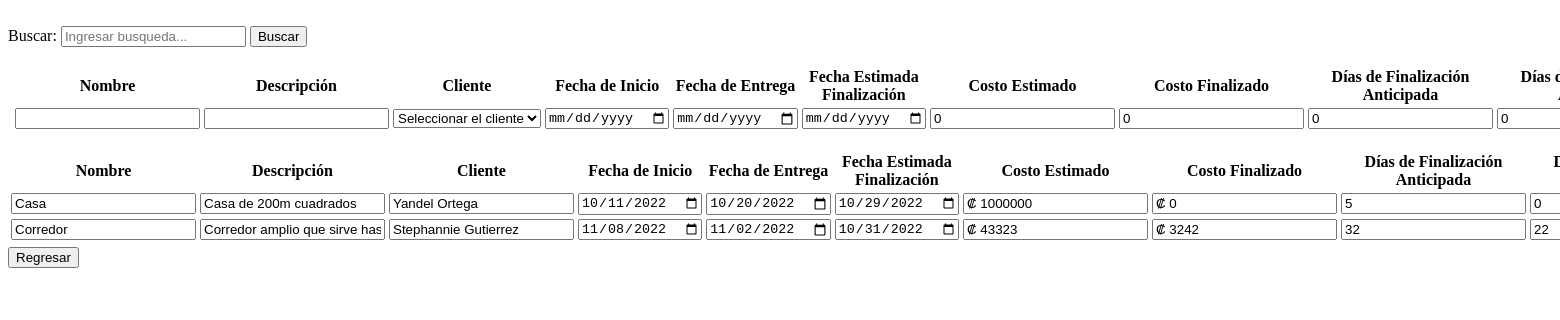
Page /view/ObrasView.php on the earlier database version.
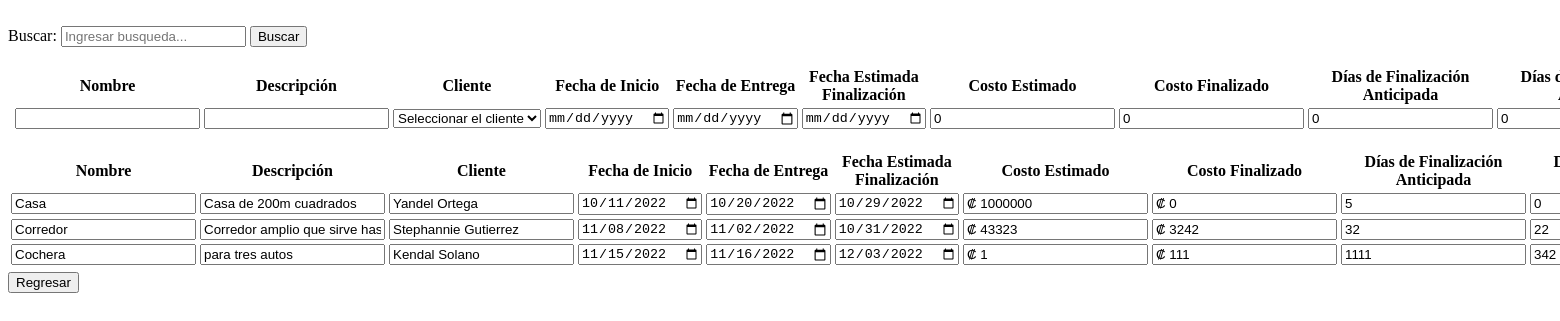
Same page on the later database version.
### tables this page shows
CREATE TABLE `tbobra` (
  `tbobraid` int(11) NOT NULL,
  `tbobranombre` varchar(100) NOT NULL,
  `tbobradescripcion` text NOT NULL,
  `tbclienteid` int(11) NOT NULL,
  `tbobrafechainicio` date NOT NULL,
  `tbobrafechaentrega` date NOT NULL,
  `tbobrafechaestimadofinalizacion` date NOT NULL,
  `tbobracostoestimado` int(11) NOT NULL,
  `tbobracostofinalizado` int(11) NOT NULL,
  `tbobradiasfinalizacionanticipada` int(11) NOT NULL,
  `tbobradiasfinalizacionatrasado` int(11) NOT NULL,
  `tbobraganancia` int(11) NOT NULL,
  `tbobraperdida` int(11) NOT NULL,
  `tbobradiasestimadoobra` int(11) NOT NULL
);

CREATE TABLE `tbcliente` (
  `tbclienteid` int(11) NOT NULL,
  `tbclientecedula` varchar(12) NOT NULL,
  `tbclientenombre` text NOT NULL,
  `tbclienteapellidos` text NOT NULL,
  `tbclientetelefono` varchar(8) NOT NULL,
  `tbclientecorreo` text NOT NULL
);

### data/ObrasData.php (called while the page is built, shortened)
<?php
include '../domain/Obra.php';
class ObrasData extends Data {
    public function getAllObra() {
        $conn = mysqli_connect($this->server, $this->user, $this->password, $this->db);
        $conn->set_charset('utf8');
        $querySelect = "SELECT * FROM tbobra;";
        $result = mysqli_query($conn, $querySelect);
        $Obras = [];
        while ($row = mysqli_fetch_array($result)) {
            $currentObra = new Obra($row['tbobraid'], $row['tbobranombre'], $row['tbobradescripcion'],
            $row['tbclienteid'], $row['tbobrafechainicio'], $row['tbobrafechaentrega'], $row['tbobrafechaestimadofinalizacion'], $row['tbobracostoestimado']
            , $row['tbobracostofinalizado'], $row['tbobradiasfinalizacionanticipada'], $row['tbobradiasfinalizacionatrasado'], $row['tbobraganancia'], $row['tbobraperdida']
            , $row['tbobradiasestimadoobra']);
            array_push($Obras, $currentObra);
        }
        return $Obras;
    }
}

### business/ObrasBusiness.php (called while the page is built, shortened)
<?php
include '../data/ObrasData.php';
class ObrasBusiness {
    private $ObrasData;
    public function ObrasBusiness() {
        $this->ObrasData = new ObrasData();
    }
    public function getAllObra() {
        return $this->ObrasData->getAllObra();
    }
}

### domain/Obra.php (called while the page is built, shortened)
<?php
class Obra
{
    private $obraNombre;
    private $obraDescripcion;
    private $obraFechaInicio;
    private $obraFechaEntrega;
    private $obraFechaEstimadaFinalizacion;
    private $obraCostoEstimado;
    private $obraCostoFinalizado;
    private $obraDiasFinalizacionAnticipada;
    private $obraDiasFinalizacionAtrasado;
    function Obra($obraId, $obraNombre, $obraDescripcion, $clienteId, $obraFechaInicio, $obraFechaEntrega, $obraFechaEstimadaFinalizacion, $obraCostoEstimado, $obraCostoFinalizado,
    $obraDiasFinalizacionAnticipada, $obraDiasFinalizacionAtrasado, $obraGanancia, $obraPerdida, $obraDiasEstimadoObra)
    {
        $this->obraNombre = $obraNombre;
        $this->obraDescripcion = $obraDescripcion;
        $this->obraFechaInicio = $obraFechaInicio;
        $this->obraFechaEntrega = $obraFechaEntrega;
        $this->obraFechaEstimadaFinalizacion = $obraFechaEstimadaFinalizacion;
        $this->obraCostoEstimado = $obraCostoEstimado;
        $this->obraCostoFinalizado = $obraCostoFinalizado;
        $this->obraDiasFinalizacionAnticipada = $obraDiasFinalizacionAnticipada;
        $this->obraDiasFinalizacionAtrasado = $obraDiasFinalizacionAtrasado;
    }
    function getObraNombre()
    {
        return $this->obraNombre;
    }
    function getObraDescripcion()
    {
        return $this->obraDescripcion;
    }
    function getObraFechaInicio()
    {
        return $this->obraFechaInicio;
    }
    function getObraFechaEntrega()
    {
        return $this->obraFechaEntrega;
    }
    function getObraFechaEstimadaFinalizacion()
    {
        return $this->obraFechaEstimadaFinalizacion;
    }
    function getObraCostoEstimado()
    {
        return $this->obraCostoEstimado;
    }
    function getObraCostoFinalizado()
    {
        return $this->obraCostoFinalizado;
    }
    function getObraDiasFinalizacionAnticipada()
    {
        return $this->obraDiasFinalizacionAnticipada;
    }
    function getObraDiasFinalizacionAtrasado()
    {
        return $this->obraDiasFinalizacionAtrasado;
    }
}

### data/ClienteData.php (called while the page is built, shortened)
<?php
class ClienteData extends Data {
    public function getClienteId($clienteId) {
        $conn = mysqli_connect($this->server, $this->user, $this->password, $this->db);
        $conn->set_charset('utf8');
        $querySelect = "SELECT * FROM tbcliente WHERE tbclienteid = ". $clienteId .";";
        $result = mysqli_query($conn, $querySelect);
        $nombreCliente = "";
        while ($row = mysqli_fetch_array($result)) {
            $nombreCliente = $row['tbclientenombre'].' '.$row['tbclienteapellidos'];
        }
        return $nombreCliente;
    }
}

### business/ClienteBusiness.php (called while the page is built, shortened)
<?php
include '../data/ClienteData.php';
class ClienteBusiness {
    private $ClienteData;
    public function ClienteBusiness() {
        $this->ClienteData = new ClienteData();
    }
    public function getClienteId($clienteId) {
        return $this->ClienteData->getClienteId($clienteId);
    }
}

### view/ObrasView.php (the view, shortened to what this page needs)
<!DOCTYPE html>
<html lang="en">
<head>
    <?php
    include '../business/ObrasBusiness.php';
    include '../business/ClienteBusiness.php';
    ?>
</head>
<body>
    <section id="form">
        <form action="" method="post" autocomplete="off">
            <div>
                Buscar:
                <?php
                $nombre = "";
                echo '<input type="text" name="buscarObra" id = "buscarObra" required placeholder = "Ingresar busqueda..." value = "' . $nombre . '">';
                ?>
                <input type="button" name="search" id="search" value="Buscar" onclick="getData()">
                <ul id="listaObras"></ul>
            </div>
        </form>
        <table>
            <tr>
                <th></th>
                <th>Nombre</th>
                <th>Descripción</th>
                <th>Cliente</th>
                <th>Fecha de Inicio</th>
                <th>Fecha de Entrega</th>
                <th>Fecha Estimada Finalización</th>
                <th>Costo Estimado</th>
                <th>Costo Finalizado</th>
                <th>Días de Finalización Anticipada</th>
                <th>Días de Finalización Atrasada</th>
            </tr>
            <?php
                $obraNombre = "";
                $obraDescripcion = "";
                $obraFechaInicio = "";
                $obraFechaEntrega = "";
                $obraFechaEstimada = "";
                $obraCostoEstimado = "";
                $obraCostoFinalizado = "";
                $obraFinalizacionAnticipada = "";
                $obraFinalizacionAtrasada = "";
                ?>
            <form method="post" enctype="multipart/form-data" action="../business/ObrasAction.php">
                <tr>
                    <?php
                    echo '<td><input type="hidden" name="tbobraid" id="tbobraid" value="' . $obraId . '"/></td>';
                    echo '<td><input required type="text" name="tbobranombre" id="tbobranombre" value="' . $obraNombre . '"/></td>';
                    echo '<td><input required type="text" name="tbobradescripcion" id="tbobradescripcion" value="' . $obraDescripcion .'"/></td>';
                    ?>
                    <td><select required name="tbclienteid" id="tbclienteid" required>
                            <option value="">Seleccionar el cliente</option>
                        </select></td>
                        <?php
                        echo '<td><input required type="date" name="tbobrafechainicio" id="tbobrafechainicio" value="' . $obraFechaInicio . '"/></td>';
                        echo '<td><input type="date" name="tbobrafechaentrega" id="tbobrafechaentrega" value="' . $obraFechaEntrega . '"/></td>';
                        echo '<td><input type="date" name="tbobrafechaestimadofinalizacion" id="tbobrafechaestimadofinalizacion" value="' . $obraFechaEstimada . '"/></td>';
                        echo '<td><input required type="text" data-mask  ="₡ #.##0,00" value = "0" name="tbobracostoestimado" id="tbobracostoestimado" value="₡ ' . $obraCostoEstimado . '"/></td>';
                        echo '<td><input required type="text" data-mask  ="₡ #.##0,00" value = "0" name="tbobracostofinalizado" id="tbobracostofinalizado" value="₡ ' . $obraCostoFinalizado . '"/></td>';
                        echo '<td><input required type="text" name="tbobradiasfinalizacionanticipada" value = "0" id="tbobradiasfinalizacionanticipada" value="' . $obraFinalizacionAnticipada . '"/></td>';
                        echo '<td><input required type="text" name="tbobradiasfinalizacionatrasado" value = "0" id="tbobradiasfinalizacionatrasado" value="' . $obraFinalizacionAtrasada . '"/></td>';
                        ?>
                </tr>
            </form>
        </table>
        <table>
            <tr>
                <th>Nombre</th>
                <th>Descripción</th>
                <th>Cliente</th>
                <th>Fecha de Inicio</th>
                <th>Fecha de Entrega</th>
                <th>Fecha Estimada Finalización</th>
                <th>Costo Estimado</th>
                <th>Costo Finalizado</th>
                <th>Días de Finalización Anticipada</th>
                <th>Días de Finalización Atrasada</th>
            </tr>
            <tbody id=buscarObra>
                <?php
                $ClienteBusiness = new ClienteBusiness();
                $ObrasBusiness = new ObrasBusiness();
                $allObra = $ObrasBusiness->getAllObra();
                foreach ($allObra as $current) {
                    echo '<form method="post" enctype="multipart/form-data" action="../business/ObrasAction.php">';
                    echo '<td><input type="text" name="tbobranombre" id="tbobranombre" value="' . $current->getObraNombre() . '"/></td>';
                    echo '<td><input type="text" name="tbobradescripcion" id="tbobradescripcion" value="' . $current->getObraDescripcion() . '"/></td>';
                    echo '<td><input readonly type="text" name="tbclienteid" id="tbclienteid" value="' . $ClienteBusiness->getClienteId($current->getClienteId()) . '"/></td>';
                    echo '<td><input type="date" name="tbobrafechainicio" id="tbobrafechainicio" value="' . $current->getObraFechaInicio() . '"/></td>';
                    echo '<td><input type="date" name="tbobrafechaentrega" id="tbobrafechaentrega" value="' . $current->getObraFechaEntrega() . '"/></td>';
                    echo '<td><input type="date" name="tbobrafechaestimadofinalizacion" id="tbobrafechaestimadofinalizacion" value="' . $current->getObraFechaEstimadaFinalizacion() . '"/></td>';
                    echo '<td><input type="text" data-mask  ="₡ #.##0,00" name="tbobracostoestimado" id="tbobracostoestimado" value="₡ ' . $current->getObraCostoEstimado() . '"/></td>';
                    echo '<td><input type="text" data-mask  ="₡ #.##0,00" name="tbobracostofinalizado" id="tbobracostofinalizado" value="₡ ' . $current->getObraCostoFinalizado() . '"/></td>';
                    echo '<td><input type="text" name="tbobradiasfinalizacionanticipada" id="tbobradiasfinalizacionanticipada" value="' . $current->getObraDiasFinalizacionAnticipada() . '"/></td>';
                    echo '<td><input type="text" name="tbobradiasfinalizacionatrasado" id="tbobradiasfinalizacionatrasado" value="' . $current->getObraDiasFinalizacionAtrasado() . '"/></td>';
                    echo '</form>';
                }
                ?>
            </tbody>
            <tr>
                <td></td>
                <td>
                </td>
            </tr>
        </table>
    </section>
<form action ="../business/HomeAction.php" method = "POST">
    <button type="submit" name="regresar"> Regresar</button>
    </form>
</body>
</html>

### view/ObrasView.php (style rules this page uses)
ul { list-style-type: none; width: 250px; height: auto; position: absolute; z-index: 10; padding: 10px; }

Differences in the rows shown:
added tbobra: tbobranombre "Cochera", tbobradescripcion "para tres autos", tbclienteid "Kendal Solano", tbobrafechainicio "11/15/2022", tbobrafechaentrega "11/16/2022", tbobrafechaestimadofinalizacion "12/03/2022", tbobracostoestimado "₡ 1", tbobracostofinalizado "₡ 111", tbobradiasfinalizacionanticipada "1111", tbobradiasfinalizacionatrasado "342"
